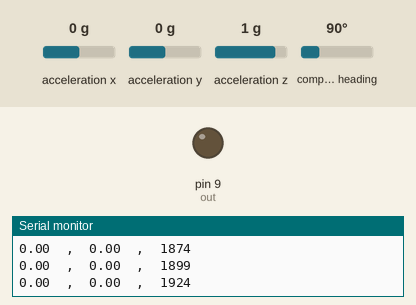
Simulated run of this sketch. Board: Arduino Uno, built with avr-gcc and run on an emulated ATmega328P. Parts: output pins drawn as LEDs (lit = HIGH), the last lines printed to the serial monitor. The test bench sets the inputs (shaded band); at power-on: compass heading 90°, acceleration x 0 g, acceleration y 0 g, acceleration z 1 g.

Above: at 2.0 s.
2.1 s: compass heading set to 7°
At 2.6 s:
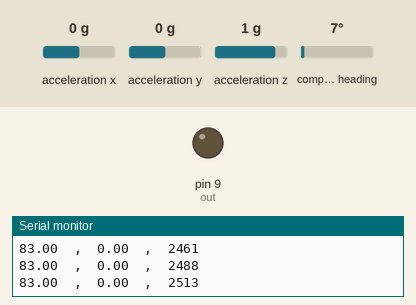
3.6 s: compass heading set to 90°
At 5.3 s:
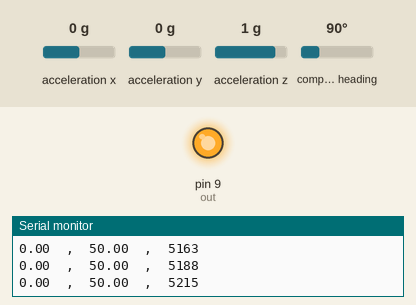
5.6 s: compass heading set to 180°
At 6.79 s:
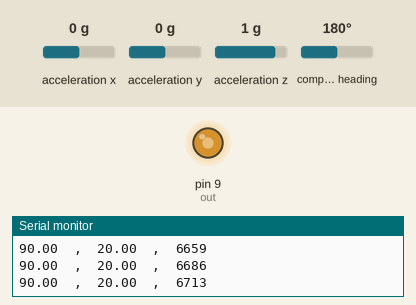
Timing chart, 0 to 8.6 s (numbered marks = the images above; inputs shaded):
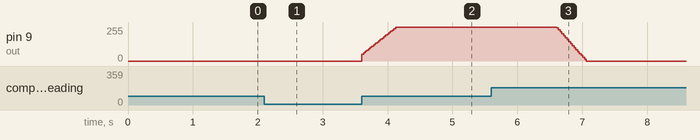

The sketch:

singleFREEcontrol.ino
```cpp
//  Created: Summer 2017 by Clayton Baumgart
// Latest Revision: October 4, 2019 by Soheil Habibian
// Control rotation of a single FREE
// Arduino output routes to pressure transducer attached to FREE

#include <Wire.h>
#include <Adafruit_Sensor.h>
#include <Adafruit_BNO055.h>
#include <utility/imumaths.h>

// create sensor object
Adafruit_BNO055 bno = Adafruit_BNO055(55);

int out = 9; //output pin - attach to pressure transducer input

//*******************************************
double omega_d = 0.0; //desired angle value (deg)
//******************************************

//** controller gains *******************************
double kp = 0.6;
double ki=5.5;
double kd=0;
//***************************************************

double outV = 0; //output voltage
unsigned long lastTime;
unsigned long time;
double angle;
double postn;
double initial_angle;
double error, errSum, errD, lastError;
double timeChange;
int timestp=3000;
//*************************************************
void setup()
{
  Serial.begin(9600);
  // throw error if connection is not found with sensor
  if (!bno.begin())
  {
    Serial.println("Not connected.");
  }
  pinMode(out, OUTPUT);
  delay(800);
  imu:: Vector<3> euler = bno.getVector(Adafruit_BNO055::VECTOR_EULER);
  initial_angle=euler.x();
}

double getAngle()
{
  imu:: Vector<3> euler = bno.getVector(Adafruit_BNO055::VECTOR_EULER);
  angle=euler.x();
  postn= angle-initial_angle;

  if(postn<0)
  {
    postn=-postn;
  }

  return postn;
}

double controlAction()
{
  unsigned long now = millis();
  timeChange = (double)(now-lastTime);
  if (now>timestp){
    omega_d=50;
  if (2*timestp<now)
    omega_d=20;
  if (3*timestp<now)
    omega_d=80;
 }
  error=omega_d-postn;

  error=map(error,0.0,180.0,0.0,255.0);
  errSum += error*(timeChange/1000);

  //fix error overshoots
  if (errSum>255)
  {
    errSum=255;
  }
  if (errSum<0)
  {
    errSum=0;
  }

  //define derivative error term
  errD = (error-lastError)/(timeChange/1000);

  if (error != 0)
  {
    outV = kp*error + ki*errSum + kd*errD;
    if (outV>255)
    {
      outV=255;
    }
  }

  lastError = error;
  lastTime = now;

  if (outV<0)
  {
    outV=0;
  }

  return outV;
}

void loop()
{
  postn=getAngle();
  outV=controlAction();
  analogWrite(out, outV);
  time = millis();


Serial.print(postn);
Serial.print("  ,  ");
//Serial.print(angle);
//Serial.print("  ,  ");
Serial.print(omega_d);
Serial.print("  ,  ");
Serial.println(time);


}
```

Measured:
- after the input at 2.1 s, pin 9 (out): stays 0/255 (without the input it goes to 51/255 after 0.92 s)
- after the input at 3.6 s, pin 9 (out): moves from 0/255 to 255/255 over 0.55 s, starting at once
- after the input at 5.6 s, pin 9 (out): moves from 255/255 to 0/255 over 0.46 s, starting after 1.0 s
